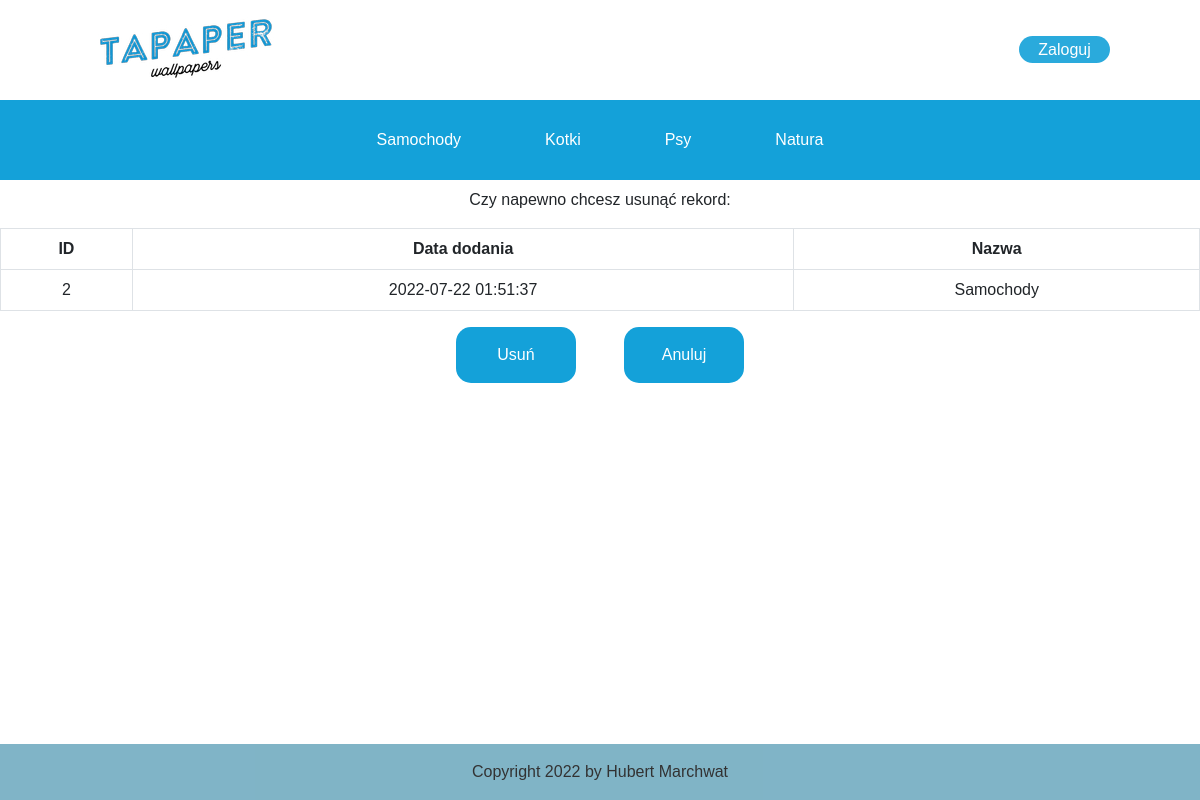
The page /adminpanel/tabledel.php on the database its author committed.
### tables this page shows
CREATE TABLE `category` (
  `idcategory` int(11) NOT NULL,
  `dateadd` datetime NOT NULL DEFAULT current_timestamp(),
  `name` varchar(45) NOT NULL
);

### functions/dbfirst.php (called while the page is built, shortened)
<?php
function DBQuery($sql)
{
    try {
        global $conn;
        $stmt = $conn->prepare($sql);
        if($stmt){
            return $stmt;
        }else {
            echo "Błąd zapytania";
        }
    } catch (PDOException $e) {
        echo "Wystąpił błąd z pobieraniem danych:" . $e->getMessage();
    }
}
function Execute($st)
{
    try {
        $result = $st->execute();
        if ($result) {
            $data = $st->fetchAll();
        } else {
            $error = $st->errorInfo();
            echo "Błąd zapytania:" . $error[2];
        }
    } catch (PDOException $e) {
        echo "Wystąpił błąd z pobieraniem danych:" . $e->getMessage();
    }
    return $data;
}

### functions/functions.php (called while the page is built, shortened)
<?php
function getCategories()
{
    $stmt = DBQuery("Select * from category;");
    $data = Execute($stmt);
    return $data;
}

### adminpanel/tabledel.php (the view, shortened to what this page needs)
<!DOCTYPE html>
<html lang="pl">
<head>
    <link href="https://cdn.jsdelivr.net/npm/bootstrap@5.2.0-beta1/dist/css/bootstrap.min.css" rel="stylesheet">
    <link rel="stylesheet" href="../css/headerfooterstyle.css" type="text/css">
    <link rel="stylesheet" href="../css/adminpanel.css" type="text/css">
</head>
<body>
    <?php require __DIR__ . "../../functions/dbfirst.php";
    require(__DIR__ . "../../functions/functions.php");
    require __DIR__ . "../../layout/header.php";
    $id = $_GET['id'];
    $table = $_GET['table'];
    echo "<div class='text'>Czy napewno chcesz usunąć rekord:</div>";
    ?>
    <table class="table table-hover table-bordered">
        <thead>
            <tr>
                <th>ID</th>
                <th>Data dodania</th>
                <th>Nazwa</th>
            </tr>
        </thead>
        <tbody>
            <tr>
                <?php for ($i = 0; $i < count($data[0]) / 2; $i++) {
                    $text = $data[0][$i];
                    echo "<td>$text</td>";
                }
                ?>
            </tr>
        </tbody>
    </table>
    <div class="confirmcontainer">
        <?php echo "<a class='confirm' href='tabledel.php?id=$id&table=$table&del=true'>Usuń</a>"; ?>
        <a class="confirm" href="/index.php">Anuluj</a>
    </div>
    <?php require __DIR__ . "../../layout/footer.php"; ?>
</body>
</html>

### layout/header.php (shortened to what this page needs)
<?php
$data=getCategories();
?>
<header>
    <div class="topheader">
        <div>
            <a href="/index.php" class="headerlogo"><img src="/images/LogoSample.jpg" alt="Tapaper logo"></a>
        </div>
        <div>
        <?php
        if($_SESSION['login']=='OK'){
            echo '<a href="/supportfiles/logout.php" class="loginbutton">Wyloguj</a>';
        }else{
            echo '<a href="/Login.php" class="loginbutton">Zaloguj</a>';
        }
        ?>
        </div>
    </div>
    <div class="categoriescontainer">
        <?php
        foreach($data as $value){
            echo "<a href='/category.php?id=$value[0]' class='category'>$value[2]</a>";
        }
        ?>
    </div>
</header>

### css/headerfooterstyle.css (style rules this page uses)
* { margin: 0; padding: 0; font-family: Arial, Helvetica, sans-serif; text-decoration: none; }
html { position: relative; min-height: 100%; width: 100%; }
body { margin: 0 0 10vmin; width: 100%; }
.topheader { display: flex; align-items: center; justify-content: space-between; width: min(100%, 85vw); min-height: 100px; height: 10vmin; margin-inline: auto; }
.headerlogo { width: 200px; height: 100px; }
.loginbutton { padding: 0.3em 1.2em; border-radius: 2em; box-sizing: border-box; color: #FFFFFF; background-color: #14A1D9; opacity: 0.9; text-align: center; transition: all 0.3s; }
.categoriescontainer { display: flex; justify-content: center; align-items: center; width: 100%; height: 10vmin; background-color: #14A1D9; overflow: auto; flex-wrap: wrap; }
.category { color: white; padding: 1em 2em; transition: 0.5s; border-radius: 15px; margin-inline: 10px; }

### css/adminpanel.css (style rules this page uses)
table { table-layout: auto; text-align: center; border: solid black 1px; margin-inline: auto; margin-top: 2vmin; }
td { padding: 0.5vmin 1vmin; }
.text { text-align: center; margin-top: 1vmin; }
.confirmcontainer { display: flex; justify-content: center; align-items: center; margin-top: 2vmin; }
.confirm { margin-inline: 3vmin; background-color: #14A1D9; width: 10%; padding: 2vmin; border-radius: 15px; text-decoration: none; color: white; text-align: center; }
a { text-decoration: none; }

### rows shown on the page
category: name "Samochody", idcategory "2", dateadd "2022-07-22 01:51:37"
category: name "Kotki"
category: name "Psy"
category: name "Natura"
